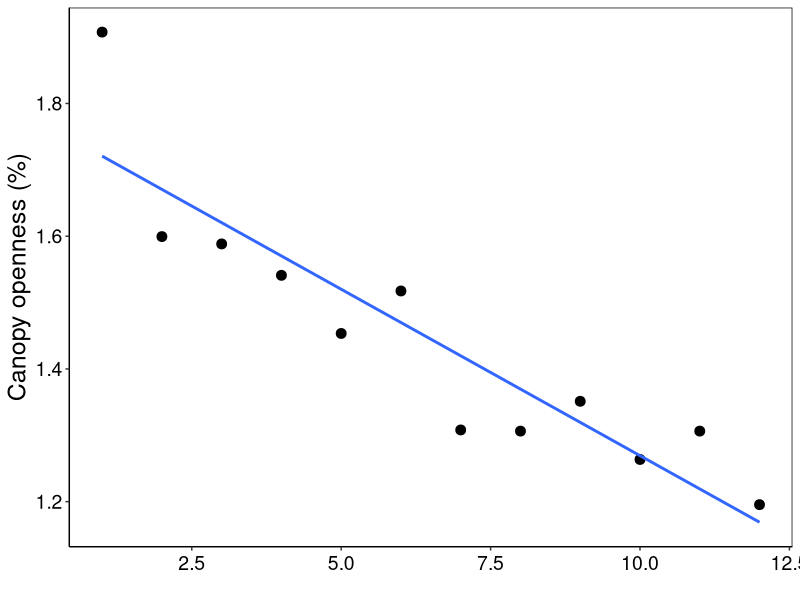
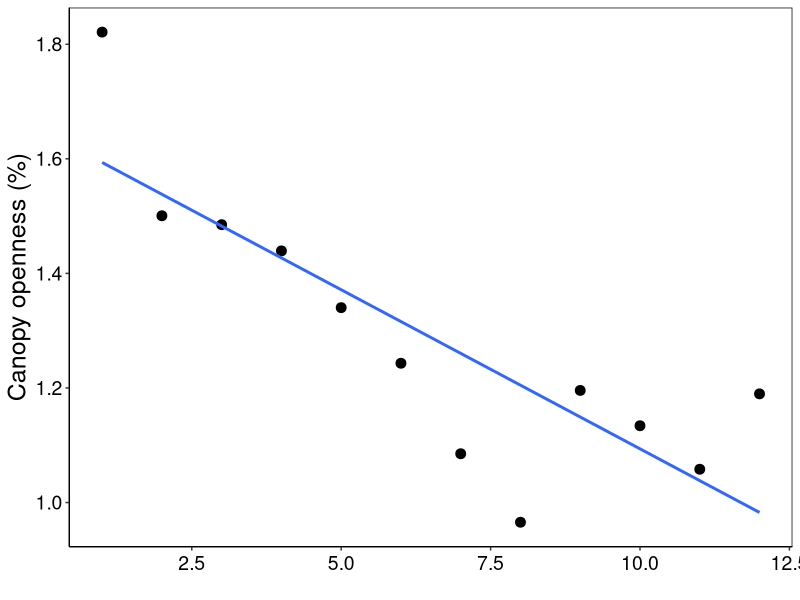
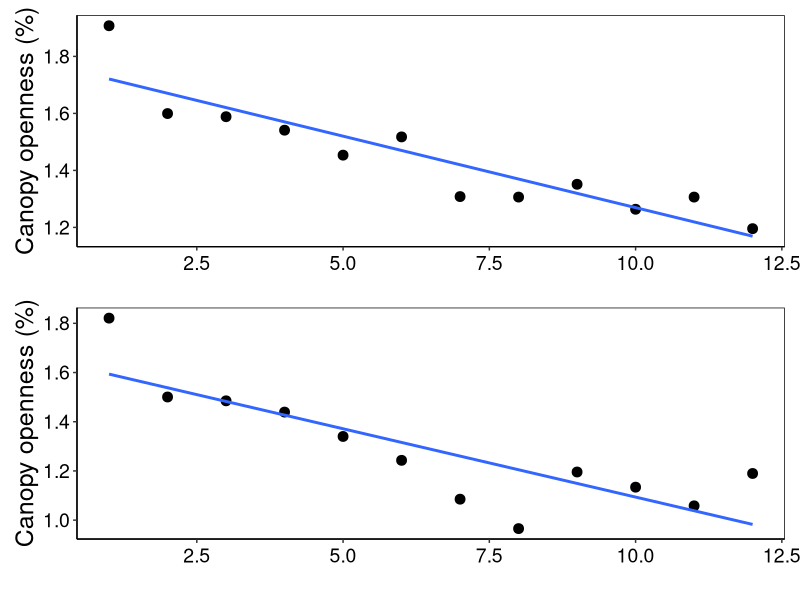

Recreate these plots in R, in order. (Note: this script raises an error after producing the figures.)




#--------------------------------------------
# Canopy cover
# 08 May 2020
#PEGF
#--------------------------------------------
#

library(modelr)
library(ggplot2)
library(dplyr)
library(patchwork)

canopycover<- read.csv("canopy.csv")
canopycover


# QPA CHLA ----------------------------------------------------------------

canopy <- canopycover %>% select(TimeCanopy, QPACanopyLog, QPBCanopyLog)
canopy <- na.omit(canopy)

QPACanopy.mod  <- lm(QPACanopyLog~ TimeCanopy, data=canopy)
summary(QPACanopy.mod)

canopy$QPACanopyresid<- QPACanopy.mod$resid
canopy

1/apply(canopy, 2, sd)

cc1 <- ggplot(canopy, aes(TimeCanopy,
                       y=QPACanopyLog))+
  geom_point(size = 3) + 
  geom_smooth(method=lm,se=FALSE) +
  
  xlab('') + ylab("Canopy openness (%)") + # axis x
  theme(axis.title.y = element_text(size = 18, angle = 90)) +
  
  theme(axis.text.x=element_text(angle=0, size=14, vjust=0.5, color="black")) + #subaxis x
  theme(axis.text.y=element_text(angle=0, size=14, vjust=0.5, color="black")) + #subaxis y
  
#  ylim(-2,1.5) +
  
  theme(panel.grid.major = element_blank(), panel.grid.minor = element_blank(),
        panel.background = element_blank(), axis.line = element_line(colour = "black")) +
  theme(panel.border = element_rect(colour = "black", fill=NA, size=0.5))
cc1



# QPB CHL-A ---------------------------------------------------------------

QPBCanopy.mod  <- lm(QPBCanopyLog~ TimeCanopy, data=canopy)
summary(QPBCanopy.mod)

canopy$QPBCanopyresid<- QPBCanopy.mod$resid
canopy

1/apply(canopy, 2, sd)

cc2 <- ggplot(canopy, aes(TimeCanopy,
                          y=QPBCanopyLog))+
  geom_point(size = 3) + 
  geom_smooth(method=lm,se=FALSE) +
  
  xlab('') + ylab("Canopy openness (%)") + # axis x
  theme(axis.title.y = element_text(size = 18, angle = 90)) +
  
  theme(axis.text.x=element_text(angle=0, size=14, vjust=0.5, color="black")) + #subaxis x
  theme(axis.text.y=element_text(angle=0, size=14, vjust=0.5, color="black")) + #subaxis y
  
  #  ylim(-2,1.5) +
  
  theme(panel.grid.major = element_blank(), panel.grid.minor = element_blank(),
        panel.background = element_blank(), axis.line = element_line(colour = "black")) +
  theme(panel.border = element_rect(colour = "black", fill=NA, size=0.5))
cc2

canopyreg <- cc1 / cc2
canopyreg + ggsave("Canopy.jpeg", width=6, height=10,dpi=600)



# Long term ---------------------------------------------------------------

canopycover
# QPA
cc3 <- ggplot(canopycover,aes(TimeCanopy,
                       y=QPACanopy))+
  
  annotate(geom = "rect",xmin=1,xmax=18,ymin=7.72,ymax=18.83,alpha = 0.4,fill = "grey") +
  
  geom_point() + 
  geom_line() +
  geom_errorbar(aes(ymin=QPACanopy-QPAsdCanopy, ymax=QPACanopy+QPAsdCanopy), width=.2,
                position=position_dodge(0.05)) + 
  geom_segment(aes(x = 1, y = 13.28, xend = 6, yend = 13.28))+
  geom_segment((aes(x = 7, y = 13.28, xend = 18, yend = 13.28)), color="red", linetype="dashed", size=1) +
  
  xlab('')+ ylab("Canopy openness (%)") +
  theme(axis.title.y = element_text(size = 18, angle = 90)) +
  
  theme(axis.text.x=element_text(angle=0, size=14, vjust=0.5, color="black")) + #subaxis x
  theme(axis.text.y=element_text(angle=0, size=14, vjust=0.5, color="black")) + #subaxis y
  
  ylim(5,100) +
  
  theme(panel.grid.major = element_blank(), panel.grid.minor = element_blank(),
        panel.background = element_blank(), axis.line = element_line(colour = "black")) +
  theme(panel.border = element_rect(colour = "black", fill=NA, size=0.5))

cc3

# QPB

cc4 <- ggplot(canopycover,aes(TimeCanopy,
                              y=QPBCanopy))+
  
  annotate(geom = "rect",xmin=1,xmax=18,ymin=8.79,ymax=14.60,alpha = 0.4,fill = "grey") +
  
  geom_point() + 
  geom_line() +
  geom_errorbar(aes(ymin=QPBCanopy-QPBsdCanopy, ymax=QPBCanopy+QPBsdCanopy), width=.2,
                position=position_dodge(0.05)) + 
  geom_segment(aes(x = 1, y = 11.69, xend = 6, yend = 11.69))+
  geom_segment((aes(x = 7, y = 11.69, xend = 18, yend = 11.69)), color="red", linetype="dashed", size=1) + 
  
  xlab('')+ ylab("Canopy openness (%)") +
  theme(axis.title.y = element_text(size = 18, angle = 90)) +
  
  theme(axis.text.x=element_text(angle=0, size=14, vjust=0.5, color="black")) + #subaxis x
  theme(axis.text.y=element_text(angle=0, size=14, vjust=0.5, color="black")) + #subaxis y
  
  ylim(5,100) +
  
  theme(panel.grid.major = element_blank(), panel.grid.minor = element_blank(),
        panel.background = element_blank(), axis.line = element_line(colour = "black")) +
  theme(panel.border = element_rect(colour = "black", fill=NA, size=0.5))

cc4

canopyLong <- cc3 / cc4
canopyLong + ggsave("canopyOpenness.jpeg", width=6, height=10,dpi=600)



